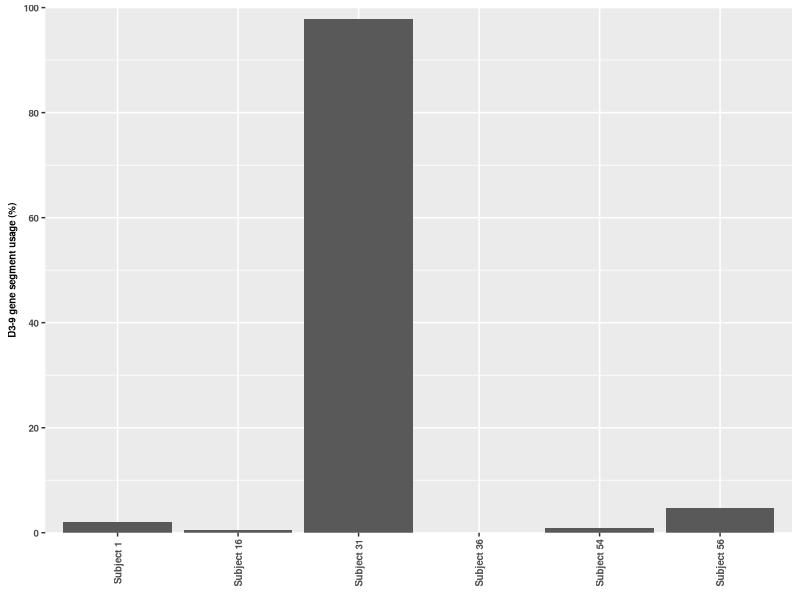
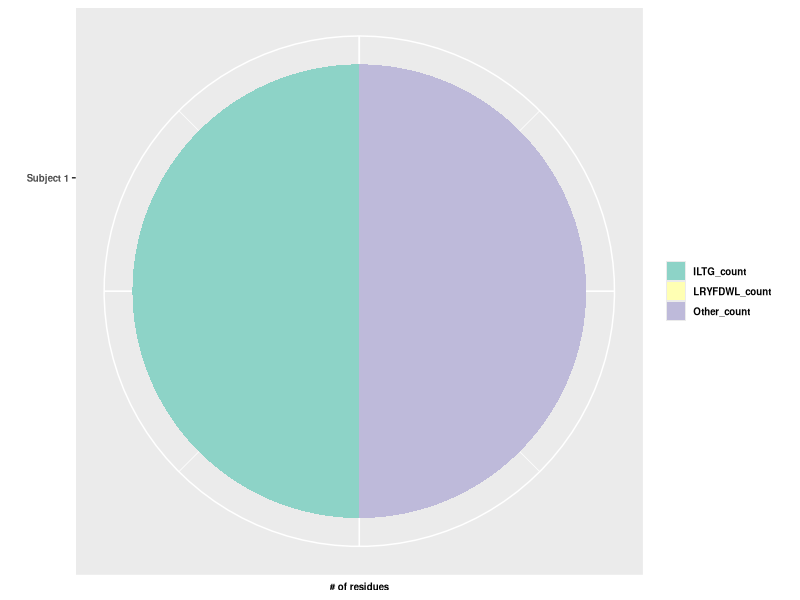
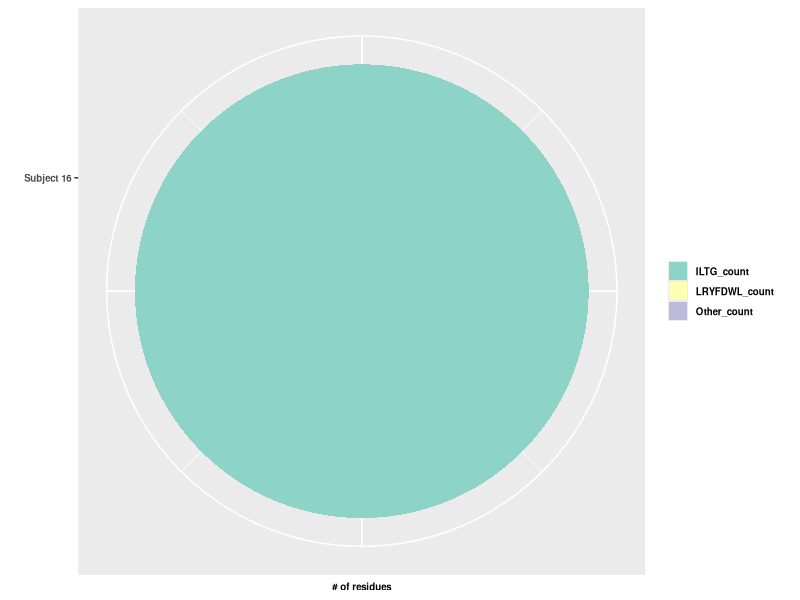
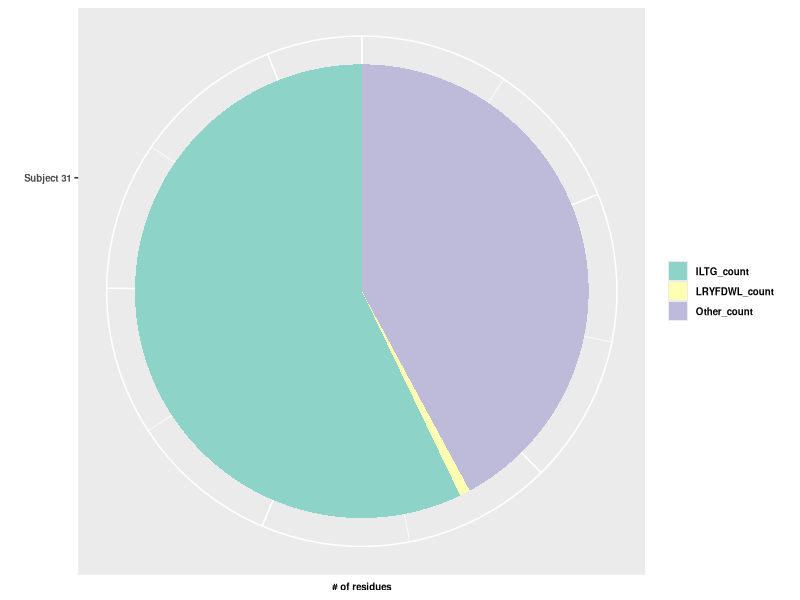
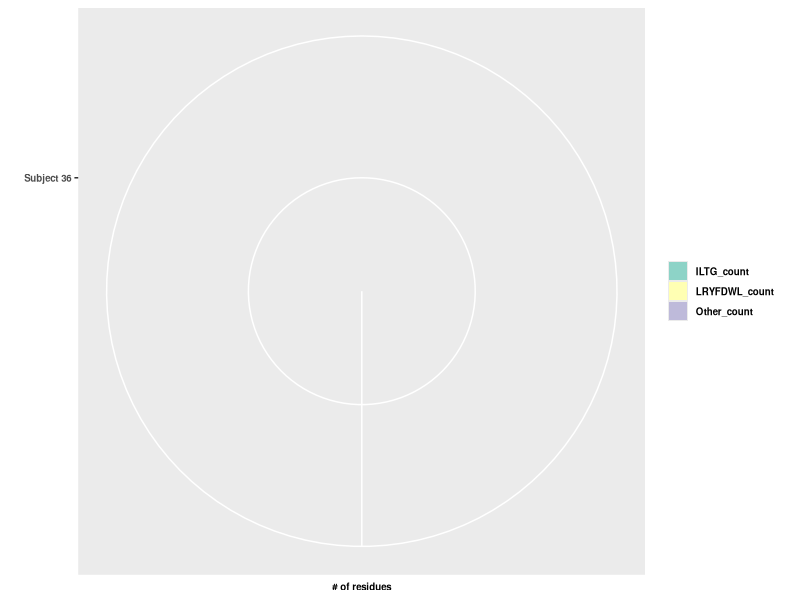
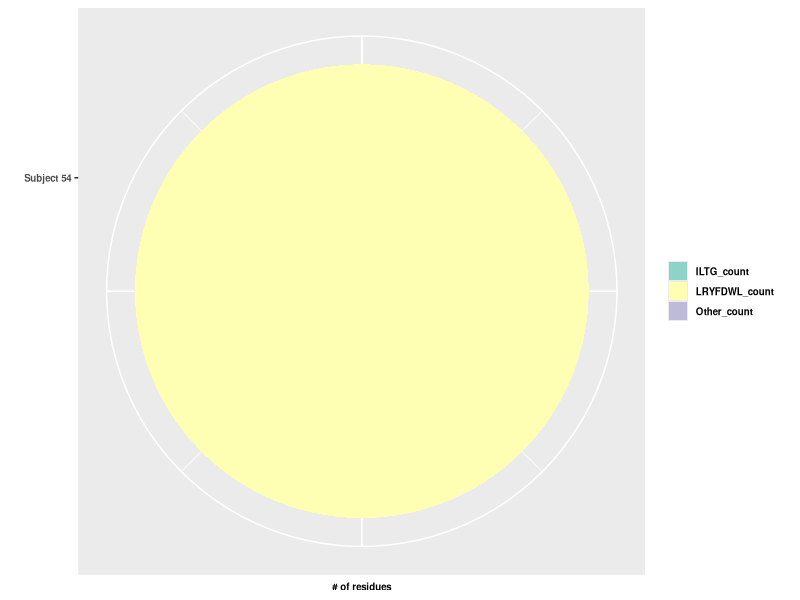
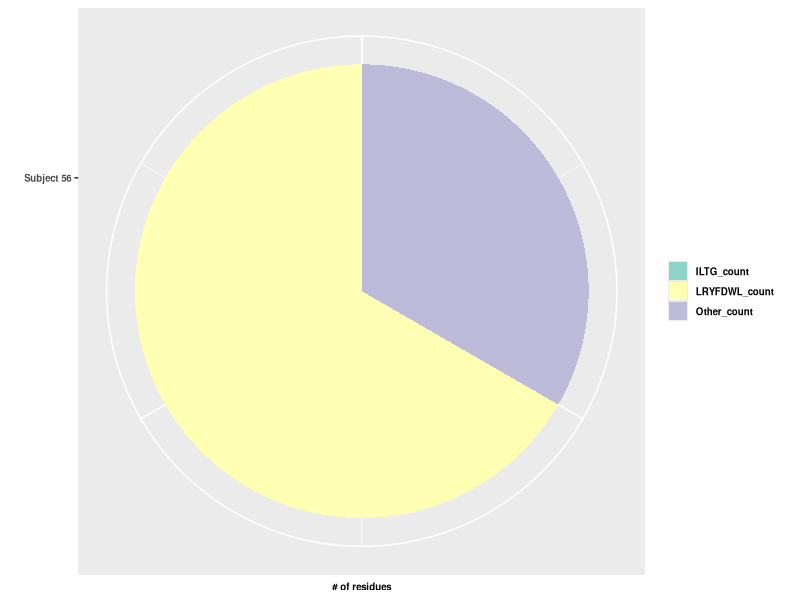

R code for these plots, in order:
#R code
library(ggplot2)
library(data.table)
library(scales)
library(RColorBrewer)
library(readr)
library(tidyr)
library(reshape)
library(stringr)
library(dplyr)
library(ggrepel)
library(gridExtra)
require(cowplot)

HDusage_by_subject_bar_plot <- function(table_summary){
  textsize <- 7
  p <-  ggplot(table_summary, aes(Subject, HD39_percent*100)) + 
	  geom_bar(stat="identity",position=position_dodge()) +
	  theme(plot.title=element_text(size=textsize,face="bold"),
		axis.title=element_text(size=textsize,face="bold"),
		axis.text=element_text(size=textsize,face="bold"),
		axis.text.x=element_text(angle = 90, hjust = 0.5,size=textsize, vjust=0.5,face="bold"),
		legend.key.size=unit(0.6,'lines'),
		legend.title=element_blank(),
		legend.text=element_text(size=textsize,face="bold"),
		legend.position='right') +
	  scale_y_continuous(breaks=c(0,20,40,60,80,100),labels=c('0','20','40','60','80','100'),expand=c(0,0),limits=c(0,100)) +
	  scale_fill_manual(values=c('gray30','gray70'),drop=FALSE) +
	  ylab(bquote(bold('D3-9 gene segment usage (%)'))) +
	  xlab(bquote(bold('')))
  ggsave('graph/HD39_Joyce_Patient_usage.png',p,height=2.2,width=1.8)
  }

HDusage_within_subject_pie_chart <- function(table_count, subject_id){
  textsize <- 7
  colorscale  <- c(brewer.pal(8,"Set3"))[1:3]
  p <-  ggplot(filter(table_count, Subject==subject_id),aes(Subject, value, fill=variable)) +
	  geom_bar(stat="identity",width=1) +
	  theme(axis.title=element_text(size=textsize,face="bold"),
		axis.text=element_text(size=textsize,face="bold"),
		axis.text.x=element_blank(),
		legend.key.size=unit(0.2,'in'),
		legend.title=element_blank(),
		legend.text=element_text(size=textsize,face="bold"),
		legend.position='right') +
	  labs(y=expression(bold('# of residues')),x=expression()) +
	  scale_fill_manual(values=colorscale,drop=FALSE) +
	  coord_polar("y", start=0)
  ggsave(paste('graph/HD39_usage_Joyce_',str_replace_all(subject_id,' ',''),'.png',sep=''),p,height=2.2,width=4)
  }

table_summary <- read_tsv('result/Dgene_Joyce_Patient_summary.tsv') %>%
                   mutate(HD39_percent=HD39_count/Total_count) %>%
                   mutate(Other_count=HD39_count-ILTG_count-LRYFDWL_count)
HDusage_by_subject_bar_plot(table_summary)

table_count <- table_summary %>%
                 select(Subject, ILTG_count, LRYFDWL_count, Other_count)
setDT(table_count)
table_count <- melt(table_count, id='Subject')
subjects  <- unique(table_count$Subject)
for (subject_id in subjects){HDusage_within_subject_pie_chart(table_count, subject_id)}
